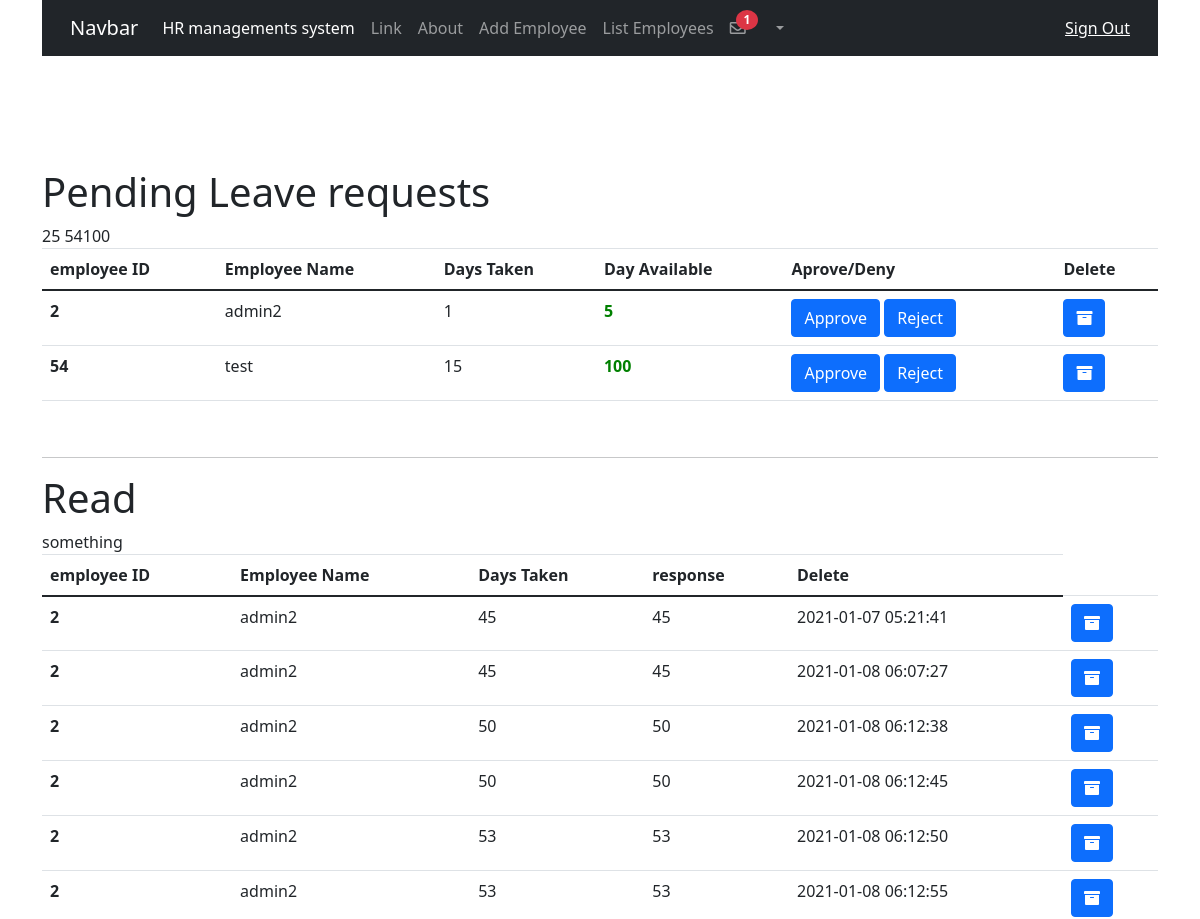
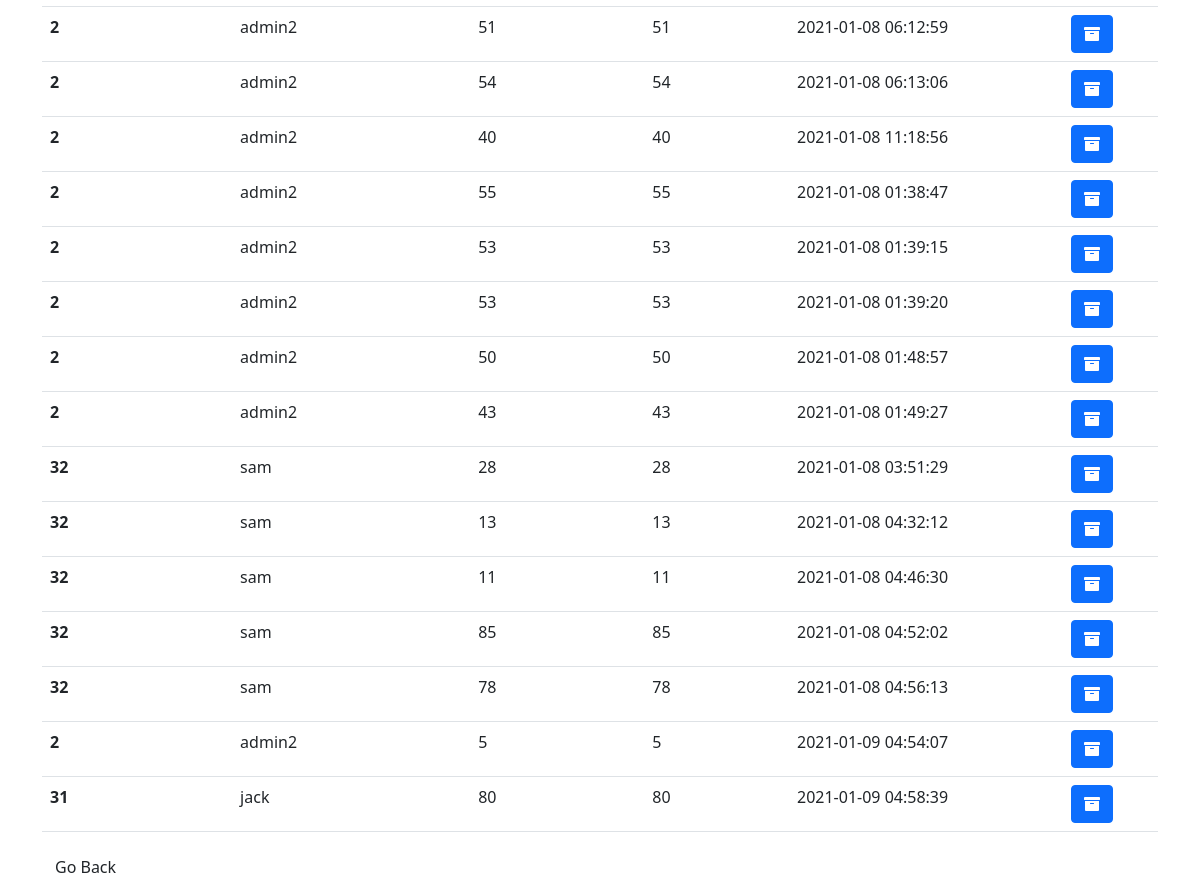
Page /hr/leave_requests.php (signed in) on the committed database (2 pictures, top to bottom).
### tables this page shows
CREATE TABLE `leave_app` (
  `leave_id` int(50) NOT NULL,
  `emp_id` int(50) NOT NULL,
  `emp_name` varchar(50) NOT NULL,
  `leave_days` int(11) NOT NULL,
  `msg_status` int(11) NOT NULL DEFAULT 0,
  `date_created` datetime NOT NULL DEFAULT current_timestamp()
);

CREATE TABLE `employee_info` (
  `emp_id` int(11) NOT NULL,
  `first_name` varchar(100) DEFAULT NULL,
  `last_name` varchar(100) NOT NULL,
  `email` varchar(50) NOT NULL,
  `job_title` varchar(30) NOT NULL,
  `emp_password` varchar(50) DEFAULT NULL,
  `income` decimal(10,0) NOT NULL,
  `leave_days` int(10) NOT NULL,
  `overtime` int(11) NOT NULL
);

### hr/connection.php (called while the page is built, shortened)
<?php
  $admin_messages = 0;
?>

### hr/leave_requests.php (the view, shortened to what this page needs)
<?php
    include "connection.php";
    include 'session.php'; ?>
<!DOCTYPE html>
<html>
<head>
<link rel="stylesheet" href="https://stackpath.bootstrapcdn.com/bootstrap/4.3.1/css/bootstrap.min.css">
<link href="https://cdn.jsdelivr.net/npm/bootstrap@5.0.0-beta1/dist/css/bootstrap.min.css" rel="stylesheet">
<link rel="stylesheet" href="https://pro.fontawesome.com/releases/v5.10.0/css/all.css"/>
<link rel="stylesheet" href="styles.css">
</head>
<div class='container'>
<body>
<nav class="navbar navbar-expand-lg navbar-dark bg-dark">
  <div class="container-fluid">
    <a class="navbar-brand" href="welcome.php">Navbar</a>
    <div class="collapse navbar-collapse" id="navbarSupportedContent">
      <ul class="navbar-nav me-auto mb-2 mb-lg-0">
      <li class="nav-item active">
        <a class="nav-link" href="#">HR managements system </a>
      </li>
        <li class="nav-item">
          <a class="nav-link" href="#">Link</a>
        </li>
        <li class="nav-item">
        <a class="nav-link" href="#">About</a>
      </li>
      <li class="nav-item">
        <a class="nav-link" href="add_employee.php">Add Employee</a>
      </li>
      <li class="nav-item">
        <a class="nav-link" href="all_employees.php">List Employees</a>
      </li>
      <li class="nav-item dropdown">
          <a class="nav-link dropdown-toggle" href="#" id="navbarDropdown" role="button" data-bs-toggle="dropdown" aria-expanded="false">
          <i class="far fa-envelope"></i><span class="badge badge-danger" id="count" style="border-radius: 50%; position:relative;top:-10px;left:-10px;">
          <?php echo $admin_messages; ?>  </span>
          </a>
        </li>
      </ul>
      <span class="navbar-text">
      <a href = "logout.php">Sign Out</a>
    </span>
    </div>
  </div>
</nav>
<div class="row">
  <h1>Pending Leave requests</h1>
  <br>
</div>
<table class="table">
  <thead>
    <tr>
    <th scope="col">employee ID</th>
      <th scope="col">Employee Name</th>
      <th scope="col">Days Taken</th>
      <th scope="col">Day Available</th>
      <th scope="col">Aprove/Deny</th>
      <th scope="col">Delete</th>
    </tr>
  </thead>
  <tbody>
    <?php
    $sql_get = mysqli_query($conn,"SELECT * FROM leave_app  WHERE msg_status= 0");
    while($main_result = mysqli_fetch_assoc($sql_get)) :?>
<?php
$res =  $main_result["emp_id"];
$sql_days = "SELECT leave_days FROM employee_info WHERE emp_id=$res";
$result = $conn->query($sql_days);
while($row = $result->fetch_assoc()) {
   $leave_avail= $row["leave_days"] ;
}
?>
<tr>
<th scope="row"><?php echo $main_result['emp_id'] ?></th>
      <td> <?php echo $main_result['emp_name'] ?></td>
      <td> <?php echo $main_result['leave_days'] ;?></td>
      <td><?php if($leave_avail>$main_result['leave_days']){echo "<b style='color:green;'>".$leave_avail."</b> ";}
                else{echo "<b style='color:red;'>".$leave_avail."</b> ";}  ?></td>
      <td> <?php echo '<a class="btn btn-primary" href="leave_process.php?id='.$main_result['leave_id'].'&emp_id='.$main_result['emp_id'].'&name='.$main_result['emp_name'].'&days='.$main_result['leave_days'].'&status=approved'.'">Approve</a>'?>
           <?php echo '<a class="btn btn-primary" href="leave_process.php?id='.$main_result['leave_id'].'&emp_id='.$main_result['emp_id'].'&name='.$main_result['emp_name'].'&status=denied'.'">Reject</a>'?>
     </td>
      <td> <?php  echo '<a class="btn btn-primary" href="leave_delete.php?leave_id='.$main_result['leave_id'].'"><i class="fas fa-archive"></i></a>'; ?> </td>
    </tr>
    <?php endwhile ?>
</table>
<br />
<hr />
<div class="row">
  <h1>Read</h1>
</div>
<table class="table">
  <thead>
    <tr>
      <th scope="col">employee ID</th>
      <th scope="col">Employee Name</th>
      <th scope="col">Days Taken</th>
      <th scope="col">response</th>
      <th scope="col">Delete</th>
    </tr>
  </thead>
  <tbody>
    <?php
    $sql_get = mysqli_query($conn,"SELECT * FROM leave_app WHERE msg_status= 1");
    while($main_result = mysqli_fetch_assoc($sql_get)) :?>
<tr>
<th scope="row"><?php echo $main_result['emp_id']; ?></th>
      <td> <?php echo $main_result['emp_name'] ?></td>
      <td> <?php echo $main_result['leave_days'] ;?></td>
      <td> <?php echo $main_result['leave_days'];?></td>
      <td> <?php echo $main_result['date_created'] ;?></td>
      <td> <?php  echo '<a class="btn btn-primary" href="leave_delete.php?leave_id='.$main_result['leave_id'].'"><i class="fas fa-archive"></i></a>'; ?> </td>
    </tr>
    <?php endwhile ?>
</table>
<a <?php echo "href='welcome.php'";  ?> class="btn ">Go Back</a>
</body>
</html>

### rows in the picture
leave_app: emp "2", emp_name "admin2", leave_days "1", emp.leave_days "5"
leave_app: emp "54", emp_name "test", leave_days "15", emp.leave_days "100"
leave_app: emp "2", emp_name "admin2", leave_days "45", date_created "2021-01-07 05:21:41"
leave_app: emp "2", emp_name "admin2", leave_days "45", date_created "2021-01-08 06:07:27"
leave_app: emp "2", emp_name "admin2", leave_days "50", date_created "2021-01-08 06:12:38"
leave_app: emp "2", emp_name "admin2", leave_days "50", date_created "2021-01-08 06:12:45"
leave_app: emp "2", emp_name "admin2", leave_days "53", date_created "2021-01-08 06:12:50"
leave_app: emp "2", emp_name "admin2", leave_days "53", date_created "2021-01-08 06:12:55"
leave_app: emp "2", emp_name "admin2", leave_days "51", date_created "2021-01-08 06:12:59"
leave_app: emp "2", emp_name "admin2", leave_days "54", date_created "2021-01-08 06:13:06"
leave_app: emp "2", emp_name "admin2", leave_days "40", date_created "2021-01-08 11:18:56"
leave_app: emp "2", emp_name "admin2", leave_days "55", date_created "2021-01-08 01:38:47"
leave_app: emp "2", emp_name "admin2", leave_days "53", date_created "2021-01-08 01:39:15"
leave_app: emp "2", emp_name "admin2", leave_days "53", date_created "2021-01-08 01:39:20"
leave_app: emp "2", emp_name "admin2", leave_days "50", date_created "2021-01-08 01:48:57"
leave_app: emp "2", emp_name "admin2", leave_days "43", date_created "2021-01-08 01:49:27"
leave_app: emp "32", emp_name "sam", leave_days "28", date_created "2021-01-08 03:51:29"
leave_app: emp "32", emp_name "sam", leave_days "13", date_created "2021-01-08 04:32:12"
leave_app: emp "32", emp_name "sam", leave_days "11", date_created "2021-01-08 04:46:30"
leave_app: emp "32", emp_name "sam", leave_days "85", date_created "2021-01-08 04:52:02"
leave_app: emp "32", emp_name "sam", leave_days "78", date_created "2021-01-08 04:56:13"
leave_app: emp "2", emp_name "admin2", leave_days "5", date_created "2021-01-09 04:54:07"
leave_app: emp "31", emp_name "jack", leave_days "80", date_created "2021-01-09 04:58:39"

### other values in the picture
$admin_messages "1"
